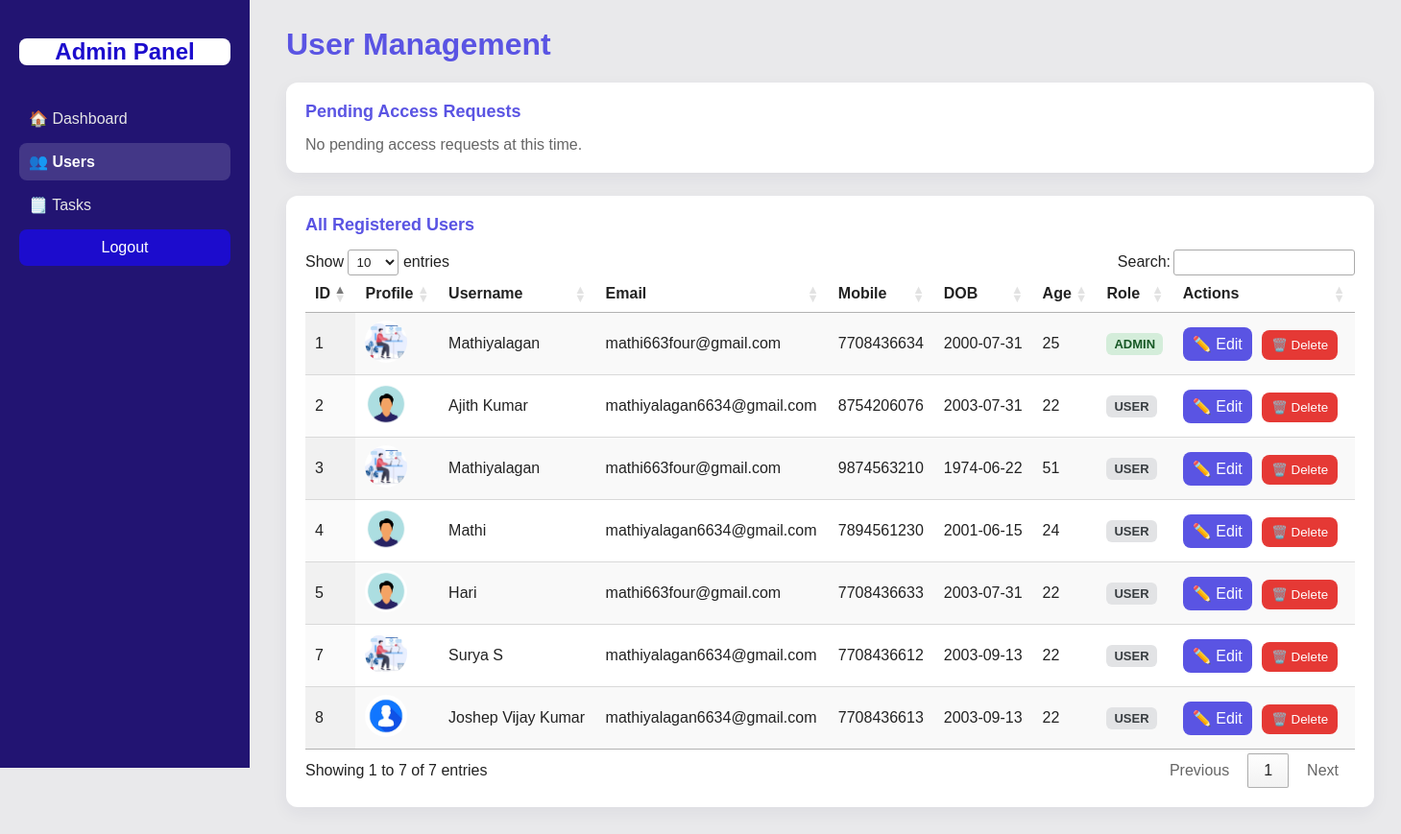
The app's page /admin/users (signed in), older data.
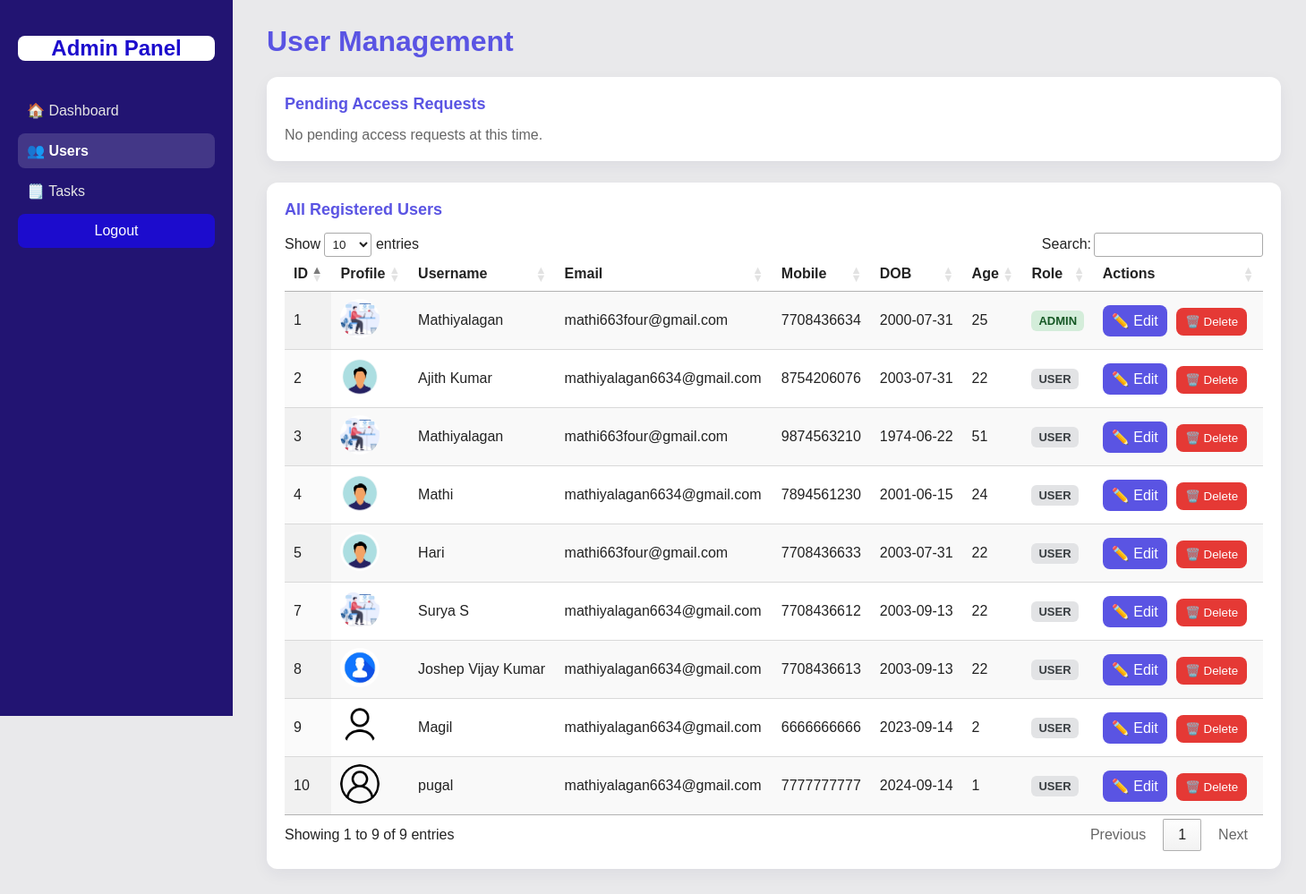
The same page, newer data.
### tables this page shows
CREATE TABLE users (
            id INTEGER PRIMARY KEY AUTOINCREMENT,
            username TEXT,
            email TEXT,
            mobile TEXT UNIQUE,
            password TEXT,
            date_of_birth TEXT,
            profile_pic TEXT,
            role TEXT DEFAULT 'user'
        );

### app.py (the view)
@app.route('/admin/users')
@admin_required
def admin_users():
    db = get_db()
    users = db.execute("SELECT * FROM users").fetchall()
    requests = db.execute("SELECT * FROM permissions_requests WHERE status='pending'").fetchall()
    return render_template("adminusers.html", users=users, requests=requests)

### app.py (called while the page is built)
def get_db():
    if "db" not in g:
        g.db = sqlite3.connect(DB_PATH, detect_types=sqlite3.PARSE_DECLTYPES|sqlite3.PARSE_COLNAMES)
        g.db.row_factory = sqlite3.Row
    return g.db

def admin_required(f):
    @wraps(f)
    def decorated_function(*args, **kwargs):
        if 'user_id' not in session or session.get('role') != 'admin':
            return redirect(url_for('login'))
        return f(*args, **kwargs)
    return decorated_function

### templates/adminusers.html (shortened to what this page needs)
<!DOCTYPE html>
<html lang="en">
<head>
  <link rel="stylesheet" href="https://cdn.datatables.net/1.13.4/css/jquery.dataTables.min.css" />
  <link rel="stylesheet" href="https://cdn.datatables.net/responsive/2.4.1/css/responsive.dataTables.min.css" />
</head>
<body>
  <div class="app">
    <aside class="sidebar">
      <h2>Admin Panel</h2>
      <nav>
        <a href="{{ url_for('admin_dashboard') }}">🏠 Dashboard</a>
        <a href="{{ url_for('admin_users') }}" style="background: rgba(255,255,255,0.15); color: #fff; font-weight: 600;">👥 Users</a>
        <a href="{{ url_for('admin_tasks') }}">🗒️ Tasks</a>
        <a href="{{ url_for('login') }}" class="logout">Logout</a>
      </nav>
    </aside>
    <main class="main">
      <h1>User Management</h1>
      <div class="table-card">
        <h4>Pending Access Requests</h4>
        {% if requests %}
        <ul style="padding-left:20px; margin: 0; font-size: 15px; line-height: 1.8;">
          {% for req in requests %}
          <li>
            <strong>{{ req.username }}</strong> has requested page access permissions.
            <a href="{{ url_for('admin_edit', user_id=req.user_id) }}" style="color: #5a54e3; font-weight: 600; text-decoration: none; margin-left: 10px;">👉 Review & Approve</a>
          </li>
          {% endfor %}
        </ul>
        {% else %}
        <p style="margin: 0; color: #666;">No pending access requests at this time.</p>
        {% endif %}
      </div>
      <div class="table-card">
        <h4>All Registered Users</h4>
        <table id="userTable" class="display responsive nowrap" style="width:100%">
          <thead>
            <tr>
              <th>ID</th>
              <th>Profile</th>
              <th>Username</th>
              <th>Email</th>
              <th>Mobile</th>
              <th>DOB</th>
              <th>Age</th>
              <th>Role</th>
              <th>Actions</th>
            </tr>
          </thead>
          <tbody>
            {% for u in users %}
            <tr>
              <td>{{ u.id }}</td>
              <td>
                {% if u.profile_pic %}
                  <img src="/static/uploads/{{ u.profile_pic }}" class="avatar">
                {% else %}
                  <img src="https://via.placeholder.com/44" class="avatar">
                {% endif %}
              </td>
              <td>{{ u.username }}</td>
              <td>{{ u.email }}</td>
              <td>{{ u.mobile }}</td>
              <td class="dob">{{ u.date_of_birth }}</td>
              <td class="age">--</td>
              <td>
                <span style="padding: 4px 8px; border-radius: 6px; font-weight: 600; font-size: 13px; text-transform: uppercase; background: {% if u.role == 'admin' %}#d4edda; color: #155724;{% else %}#e2e3e5; color: #383d41;{% endif %}">
                  {{ u.role if 'role' in u.keys() else 'user' }}
                </span>
              </td>
              <td class="actions">
                <a href="{{ url_for('admin_edit', user_id=u.id) }}" class="btn">✏️ Edit</a>
                <button class="btn danger" onclick="confirmDelete({{ u.id }})">🗑️ Delete</button>
              </td>
            </tr>
            {% endfor %}
          </tbody>
        </table>
      </div>
    </main>
  </div>
</body>
</html>

### templates/adminusers.html (style rules this page uses)
* { box-sizing: border-box; font-family: Poppins, Arial, Helvetica, sans-serif }
body { margin: 0; background: #e9e9eb; color: #222 }
.app { display: flex; min-height: 100vh }
.sidebar { width: 260px; background: rgb(34, 20, 114); border-right: 1px solid var(--border); position: fixed; height: 100vh; padding: 20px; color: white; display: flex; flex-direction: column; }
.sidebar h2 { margin-bottom: 30px; text-align: center; background-color: #fff; color: #1c0ccd; border-radius: 8px; }
.sidebar nav a { color: #e6e6e6; text-decoration: none; display: block; padding: 10px; border-radius: 8px; margin: 6px 0 }
.sidebar .logout { margin-top: auto; background: #1c0ccd; color: #fff; text-align: center; }
.main { margin-left: 270px; padding: 28px; flex: 1 }
h1 { color: #5a54e3; margin-top: 0 }
.table-card { background: #fff; border-radius: 12px; padding: 20px; box-shadow: 0 6px 18px rgba(33, 37, 78, 0.06); margin-bottom: 24px; }
.table-card h4 { margin-top: 0; margin-bottom: 15px; color: #5a54e3; font-size: 18px; }
.avatar { width: 44px; height: 44px; border-radius: 50%; object-fit: cover }
.actions .btn { display: inline-block; padding: 8px 10px; border-radius: 8px; background: #5a54e3; color: #fff; text-decoration: none; border: none; cursor: pointer; margin-right: 6px }
.actions .btn.danger { background: #e53935 }

Row changes from the older to the newer data that the page shows:
added users: id "9", profile_pic (picture), username "Magil", email "mathiyalagan6634@gmail.com", mobile "6666666666", date_of_birth "2023-09-14", role "USER"
added users: id "10", profile_pic (picture), username "pugal", email "mathiyalagan6634@gmail.com", mobile "7777777777", date_of_birth "2024-09-14", role "USER"
Text that changed along with them:
text written by a page script: "Show entries Search: Showing 1 to 7 of 7 entries Previous 1 Next" → "Show entries Search: Showing 1 to 9 of 9 entries Previous 1 Next"
